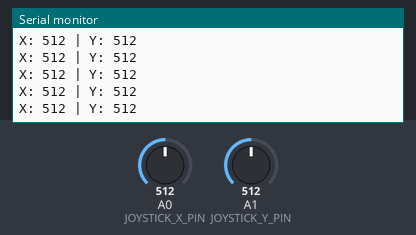
A sketch run on a simulated Arduino Uno, built with avr-gcc and run on an emulated ATmega328P. On the bench: the last lines printed to the serial monitor. The test bench sets the inputs (shaded band); at power-on: A0 (JOYSTICK_X_PIN) = 512, A1 (JOYSTICK_Y_PIN) = 512.

Above: at 1.2 s.
1.3 s: A0 (JOYSTICK_X_PIN) set to 710
At 1.31 s:
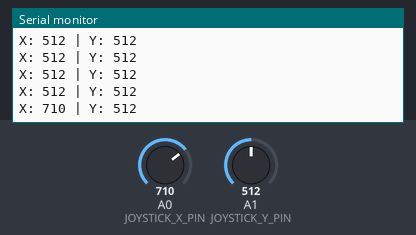
2.8 s: A1 (JOYSTICK_Y_PIN) set to 710
At 2.82 s:
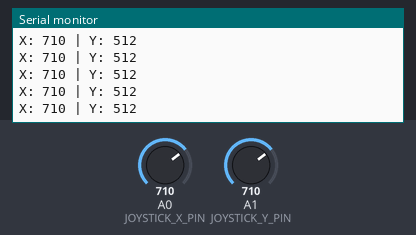
4.3 s: A0 (JOYSTICK_X_PIN) set to 716
At 4.33 s:
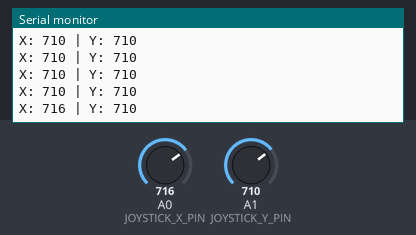
5.8 s: A1 (JOYSTICK_Y_PIN) set to 716
At 5.84 s:
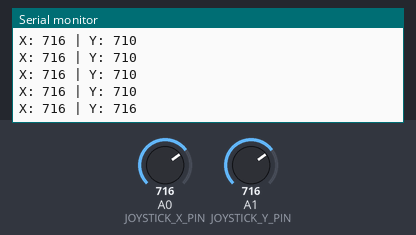
Timing chart, 0 to 8.3 s (numbered marks = the images above; inputs shaded):
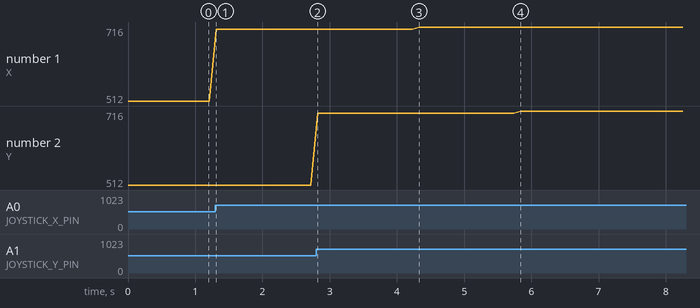

The sketch:

TX_JOYSTICK.ino
```cpp
#include <SoftwareSerial.h>

const int JOYSTICK_X_PIN = A0;
const int JOYSTICK_Y_PIN = A1;
SoftwareSerial BTSerial(10, 11);

char lastSentCommand = ' ';

void setup()
{
  Serial.begin(9600);
  BTSerial.begin(9600);
}

void loop()
{
  int xValue = analogRead(JOYSTICK_X_PIN);
  int yValue = analogRead(JOYSTICK_Y_PIN);

  Serial.print("X: ");
  Serial.print(xValue);
  Serial.print(" | Y: ");
  Serial.println(yValue);

  char commandToSend;
  if (xValue > 700 || yValue > 700)
  {
    commandToSend = 'A';
  }
  else if (xValue < 300 || yValue < 300)
  {
    commandToSend = 'B';
  }
  else
  {
    commandToSend = 'S';
  }

  if (commandToSend != lastSentCommand)
  {
    BTSerial.write(commandToSend);
    lastSentCommand = commandToSend;
  }

  delay(100);
}
```

Measured:
- after the input at 1.3 s, the serial monitor: prints a new line at once (image 1)
- after the input at 4.3 s, the serial monitor: prints a new line at once (image 3)
- after the input at 5.8 s, the serial monitor: prints a new line at once (image 4)
- plotted number 1: 512 → 710 after the input at 1.3 s, 710 → 716 after the input at 4.3 s
